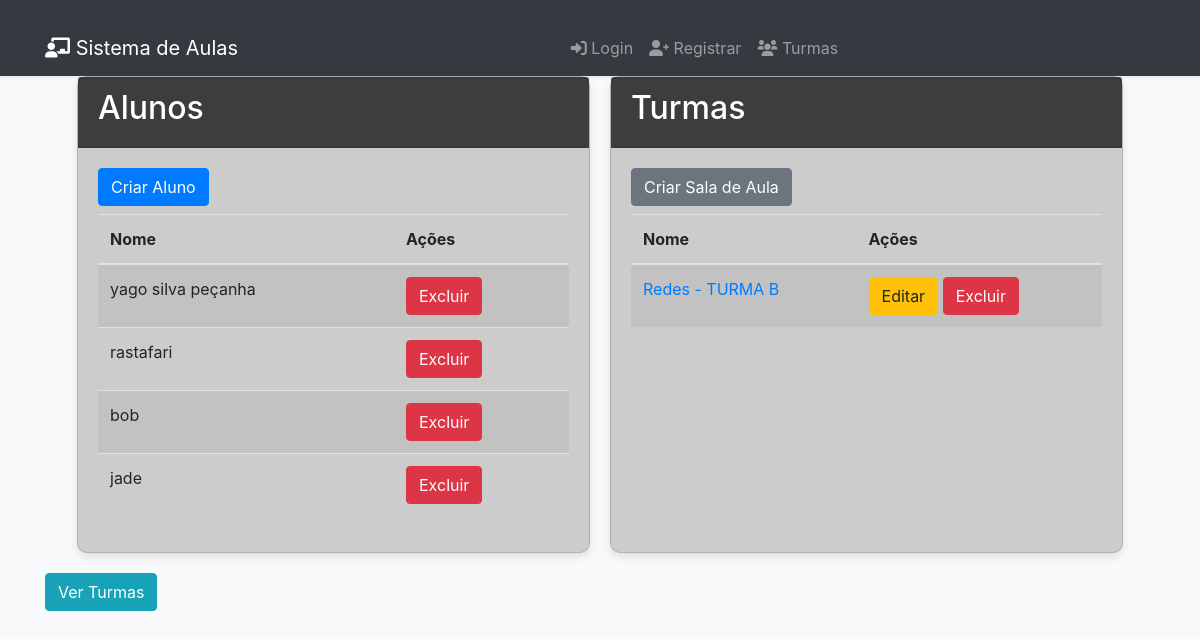
Page /dashboard (signed in) on the earlier database version.
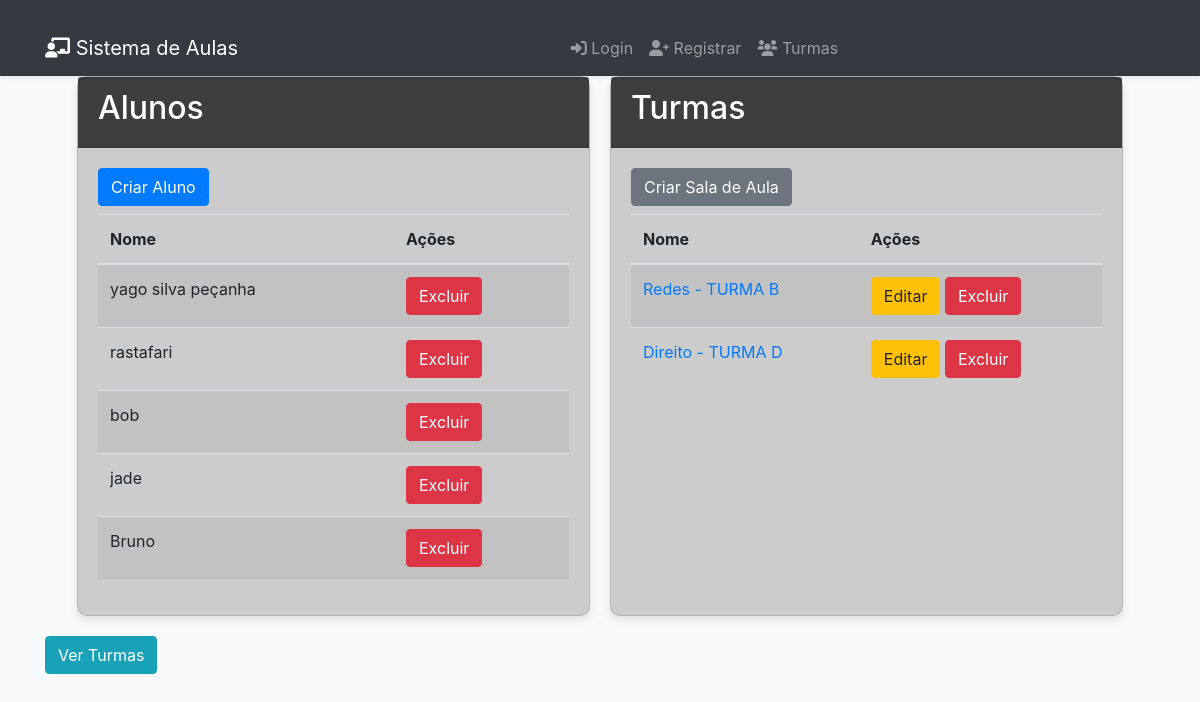
Same page on the later database version.
### models.py (models this page shows)
class Aluno(db.Model):
    id = db.Column(db.Integer, primary_key=True)
    username = db.Column(db.String(80), unique=True, nullable=False)
    password = db.Column(db.String(120), nullable=False)

class Turma(db.Model):
    id = db.Column(db.Integer, primary_key=True)
    name = db.Column(db.String(80), nullable=False)
    professor_id = db.Column(db.Integer, db.ForeignKey('professor.id'), nullable=False)
    professor = db.relationship('Professor', backref=db.backref('turmas', lazy=True))
    alunos = db.relationship('Aluno', secondary='turma_aluno', backref=db.backref('turmas', lazy=True))

### app.py (the view)
@app.route('/dashboard')
def dashboard():
    if 'user_id' in session and session['user_role'] == 'professor':
        alunos = Aluno.query.all()
        turmas = Turma.query.filter_by(professor_id=session['user_id']).all()
        return render_template('dashboard.html', alunos=alunos, turmas=turmas)
    return redirect(url_for('login'))

### templates/dashboard.html (shortened to what the changed rows need)
<!DOCTYPE html>
<html lang="en">
<head>
    <link rel="stylesheet" href="{{ url_for('static', filename='css/bootstrap.min.css') }}">
    <link rel="stylesheet" href="https://cdnjs.cloudflare.com/ajax/libs/font-awesome/6.0.0-beta3/css/all.min.css">
</head>
<body>
    <div class="container">
        <div class="row">
            <div class="card card-alunos">
                <div class="card-header">
                    <h2>Alunos</h2>
                </div>
                <div class="card-body">
                    <table class="table table-striped">
                        <thead>
                            <tr>
                                <th>Nome</th>
                                <th>Ações</th>
                            </tr>
                        </thead>
                        <tbody>
                            {% for aluno in alunos %}
                            <tr>
                                <td>{{ aluno.username }}</td>
                                <td>
                                    <form action="{{ url_for('delete_student', student_id=aluno.id) }}" method="post" style="display:inline;">
                                        <button type="submit" class="btn btn-danger">Excluir</button>
                                    </form>
                                </td>
                            </tr>
                            {% endfor %}
                        </tbody>
                    </table>
                </div>
            </div>
            <div class="card card-turmas">
                <div class="card-header">
                    <h2>Turmas</h2>
                </div>
                <div class="card-body">
                    <table class="table table-striped">
                        <thead>
                            <tr>
                                <th>Nome</th>
                                <th>Ações</th>
                            </tr>
                        </thead>
                        <tbody>
                            {% for turma in turmas %}
                            <tr>
                                <td><a href="{{ url_for('class_details', class_id=turma.id) }}">{{ turma.name }}</a></td>
                                <td>
                                    <a href="{{ url_for('edit_class', class_id=turma.id) }}" class="btn btn-warning">Editar</a>
                                    <form action="{{ url_for('delete_class', class_id=turma.id) }}" method="post" style="display:inline;">
                                        <button type="submit" class="btn btn-danger">Excluir</button>
                                    </form>
                                </td>
                            </tr>
                            {% endfor %}
                        </tbody>
                    </table>
                </div>
            </div>
        </div>
    </div>
</body>
</html>

Differences in the rows shown:
added Aluno: username "Bruno"
added Turma: name "Direito - TURMA D"
